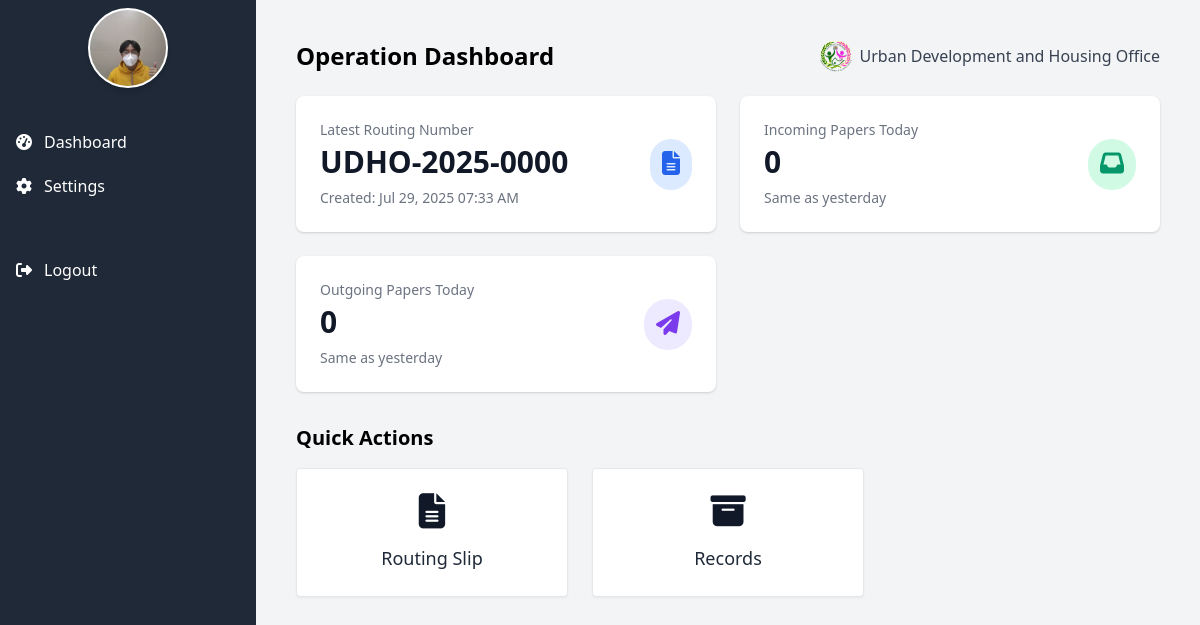
/Admin/admin_dashboard.php, run on an earlier commit of the app's database.
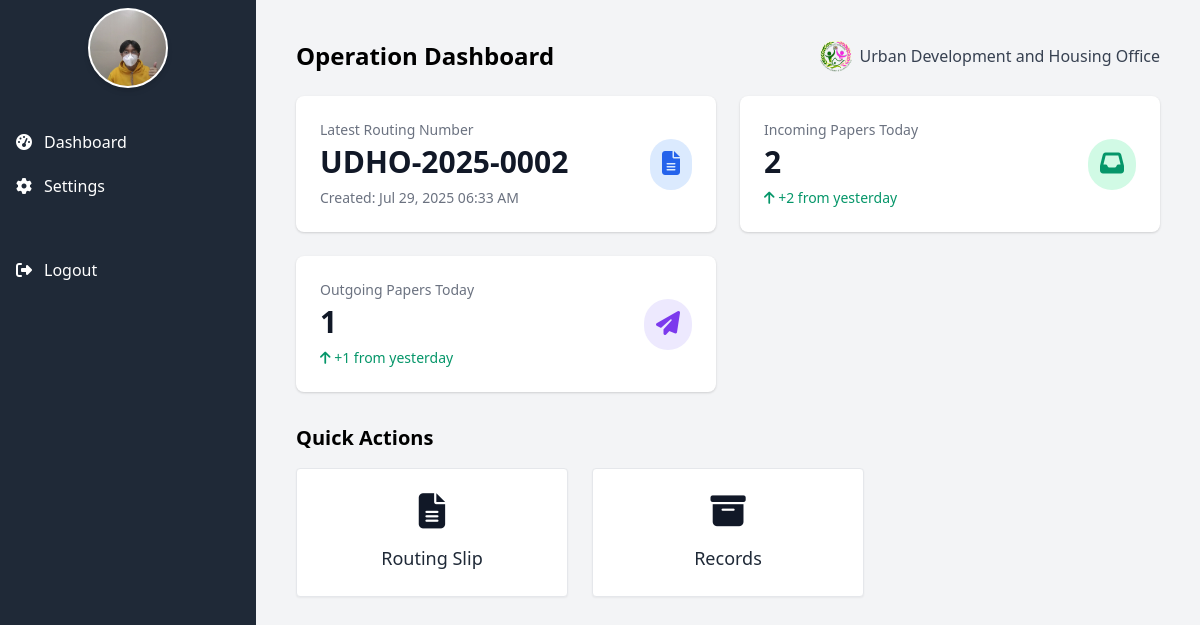
And on a later commit of the database.
### tables this page shows
CREATE TABLE `routing_slips` (
  `id` int(11) NOT NULL,
  `control_no` varchar(50) NOT NULL,
  `direction` enum('Incoming','Outgoing') NOT NULL,
  `document_type` text NOT NULL,
  `copy_type` enum('Original','Photocopy','Scanned') NOT NULL,
  `priority` text DEFAULT NULL,
  `sender` varchar(100) NOT NULL,
  `date_time` datetime NOT NULL,
  `contact_no` varchar(20) NOT NULL,
  `subject` text NOT NULL,
  `routing_data` longtext DEFAULT NULL CHECK (json_valid(`routing_data`)),
  `created_at` timestamp NOT NULL DEFAULT current_timestamp(),
  `updated_at` timestamp NOT NULL DEFAULT current_timestamp() ON UPDATE current_timestamp(),
  `status` varchar(50) DEFAULT 'Pending',
  `document_path` varchar(255) DEFAULT NULL
);

### Admin/admin_dashboard.php (the view, shortened to what the changed rows need)
<?php
$servername = "localhost";
$username = "root";
$password = "";
$dbname = "udho_db";
$conn = new mysqli($servername, $username, $password, $dbname);
function getLatestRoutingNumber($conn) {
    $query = "SELECT control_no, created_at FROM routing_slips ORDER BY created_at DESC LIMIT 1";
    $result = $conn->query($query);
    if ($result->num_rows > 0) {
        $row = $result->fetch_assoc();
        return [
            'number' => $row['control_no'],
            'date' => date('M d, Y h:i A', strtotime($row['created_at']))
        ];
    }
    return [
        'number' => 'UDHO-'.date('Y').'-0000',
        'date' => date('M d, Y h:i A')
    ];
}
function getIncomingPapersToday($conn) {
    $today = date('Y-m-d');
    $query = "SELECT COUNT(*) as count FROM routing_slips
              WHERE DATE(created_at) = '$today'
              AND direction = 'Incoming'";
    $result = $conn->query($query);
    $row = $result->fetch_assoc();
    return $row['count'];
}
function getOutgoingPapersToday($conn) {
    $today = date('Y-m-d');
    $query = "SELECT COUNT(*) as count FROM routing_slips
              WHERE DATE(created_at) = '$today'
              AND direction = 'Outgoing'";
    $result = $conn->query($query);
    $row = $result->fetch_assoc();
    return $row['count'];
}
function getCountForDate($conn, $direction, $date) {
    $query = "SELECT COUNT(*) as count FROM routing_slips
              WHERE DATE(created_at) = '$date'
              AND direction = '$direction'";
    $result = $conn->query($query);
    $row = $result->fetch_assoc();
    return $row['count'];
}
try {
    $latestRouting = getLatestRoutingNumber($conn);
    $incomingToday = getIncomingPapersToday($conn);
    $outgoingToday = getOutgoingPapersToday($conn);
    $yesterday = date('Y-m-d', strtotime('-1 day'));
    $incomingYesterday = getCountForDate($conn, 'Incoming', $yesterday);
    $outgoingYesterday = getCountForDate($conn, 'Outgoing', $yesterday);
    $incomingDiff = $incomingToday - $incomingYesterday;
    $outgoingDiff = $outgoingToday - $outgoingYesterday;
} catch (Exception $e) {
    error_log("Error fetching dashboard data: " . $e->getMessage());
    $latestRouting = ['number' => 'UDHO-'.date('Y').'-0000', 'date' => date('M d, Y h:i A')];
    $incomingToday = 0;
    $outgoingToday = 0;
    $incomingDiff = 0;
    $outgoingDiff = 0;
}
?>
<!DOCTYPE html>
<html lang="en">
<head>
  <link href="https://cdn.jsdelivr.net/npm/tailwindcss@2.2.19/dist/tailwind.min.css" rel="stylesheet" />
  <link href="https://cdnjs.cloudflare.com/ajax/libs/font-awesome/6.4.0/css/all.min.css" rel="stylesheet" />
</head>
<body class="bg-gray-100 min-h-screen flex">
  <div class="main-content">
    <header class="flex justify-between items-center mb-6">
      <h1 class="text-2xl font-bold">Operation Dashboard</h1>
    </header>
    <div class="metrics-grid">
      <div class="bg-white rounded-lg shadow p-6 metric-card">
        <div class="flex items-center justify-between">
          <div>
            <p class="text-sm font-medium text-gray-500">Latest Routing Number</p>
            <p class="mt-1 text-3xl font-semibold text-gray-900"><?php echo htmlspecialchars($latestRouting['number']); ?></p>
            <p class="mt-2 text-sm text-gray-500">Created: <?php echo htmlspecialchars($latestRouting['date']); ?></p>
          </div>
        </div>
      </div>
      <div class="bg-white rounded-lg shadow p-6 metric-card">
        <div class="flex items-center justify-between">
          <div>
            <p class="text-sm font-medium text-gray-500">Incoming Papers Today</p>
            <p class="mt-1 text-3xl font-semibold text-gray-900"><?php echo $incomingToday; ?></p>
            <p class="mt-2 text-sm <?php echo $incomingDiff > 0 ? 'text-green-600' : ($incomingDiff < 0 ? 'text-red-600' : 'text-gray-500'); ?>">
              <?php
              if ($incomingDiff > 0) {
                  echo "<i class='fas fa-arrow-up'></i> +$incomingDiff from yesterday";
              } elseif ($incomingDiff < 0) {
                  echo "<i class='fas fa-arrow-down'></i> $incomingDiff from yesterday";
              } else {
                  echo "Same as yesterday";
              }
              ?>
            </p>
          </div>
        </div>
      </div>
      <div class="bg-white rounded-lg shadow p-6 metric-card">
        <div class="flex items-center justify-between">
          <div>
            <p class="text-sm font-medium text-gray-500">Outgoing Papers Today</p>
            <p class="mt-1 text-3xl font-semibold text-gray-900"><?php echo $outgoingToday; ?></p>
            <p class="mt-2 text-sm <?php echo $outgoingDiff > 0 ? 'text-green-600' : ($outgoingDiff < 0 ? 'text-red-600' : 'text-gray-500'); ?>">
              <?php
              if ($outgoingDiff > 0) {
                  echo "<i class='fas fa-arrow-up'></i> +$outgoingDiff from yesterday";
              } elseif ($outgoingDiff < 0) {
                  echo "<i class='fas fa-arrow-down'></i> $outgoingDiff from yesterday";
              } else {
                  echo "Same as yesterday";
              }
              ?>
            </p>
          </div>
        </div>
      </div>
    </div>
    <h2 class="text-xl font-semibold mb-4">Quick Actions</h2>
  </div>
</body>
</html>

What changed in the data, as far as the page shows it:
added routing_slips: control_no "UDHO-2025-0002", control_no+created_at "Jul 29, 2025 06:33 AM"
Also different on the page:
$incomingToday: "0" → "2"
$incomingDiff: (not shown) → "2"
$outgoingToday: "0" → "1"
$outgoingDiff: (not shown) → "1"
$latestRouting['number']: "UDHO-2025-0000" → (not shown)
$latestRouting['date']: "Jul 29, 2025 07:33 AM" → (not shown)
text no longer shown: "Same as yesterday Same as yesterday"
text now shown: "+ from yesterday + from yesterday"
